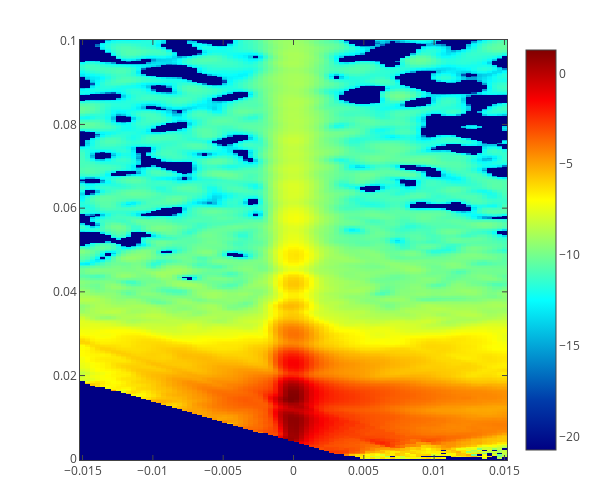

Notebook source saved alongside this figure:
### Code cell
filepath = '/SNS/users/m2d/git/reflectivity_ui/test/comparison/v1/REF_M_30806+30807+30808_OffSpecSmooth_Off_Off_set_1.dat'
dk, qz, off_spec = load_data(filepath, ncols=3)

plot_heatmap(dk, qz, np.log(off_spec), x_title='', y_title='', surface=False,
                 x_log=False, y_log=False)

### Figure 1 — Plotly figure (JSON) as saved in the notebook; plotly's stock layout.template omitted (floating-point values rounded to 4 significant figures; data arrays with more than 128 entries replaced by an {"elided": "..."} marker saying what was removed)
{"data": [{"autocolorscale": false, "colorscale": [[0, "rgb(0,0,131)"], [0.125, "rgb(0,60,170)"], [0.375, "rgb(5,255,255)"], [0.625, "rgb(255,255,0)"], [0.875, "rgb(250,0,0)"], [1, "rgb(128,0,0)"]], "hoverinfo": "x+y+z", "type": "heatmap", "uid": "5fdf914a-02f4-4f10-9eca-08644b7fe604", "x": [-0.015, -0.01464, -0.01428, -0.01392, -0.01355, -0.01319, -0.01283, -0.01247, -0.01211, -0.01175, -0.01139, -0.01102, -0.01066, -0.0103, -0.00994, -0.009578, -0.009217, -0.008855, -0.008494, -0.008133, -0.007771, -0.00741, -0.007048, -0.006687, -0.006325, -0.005964, -0.005602, -0.005241, -0.00488, -0.004518, -0.004157, -0.003795, -0.003434, -0.003072, -0.002711, -0.002349, -0.001988, -0.001627, -0.001265, -0.0009036, -0.0005422, -0.0001807, 0.0001807, 0.0005422, 0.0009036, 0.001265, 0.001627, 0.001988, 0.002349, 0.002711, 0.003072, 0.003434, 0.003795, 0.004157, 0.004518, 0.00488, 0.005241, 0.005602, 0.005964, 0.006325, 0.006687, 0.007048, 0.00741, 0.007771, 0.008133, 0.008494, 0.008855, 0.009217, 0.009578, 0.00994, 0.0103, 0.01066, 0.01102, 0.01139, 0.01175, 0.01211, 0.01247, 0.01283, 0.01319, 0.01355, 0.01392, 0.01428, 0.01464, 0.015], "y": {"elided": "282 float values"}, "z": {"elided": "282x84 float values"}}], "layout": {"autosize": true, "bargap": 0, "height": 500, "hovermode": "closest", "margin": {"b": 40, "l": 80, "r": 40, "t": 40}, "showlegend": false, "width": 600, "xaxis": {"exponentformat": "power", "mirror": "all", "showexponent": "all", "showgrid": true, "showline": true, "ticks": "inside", "title": "", "zeroline": false}, "yaxis": {"exponentformat": "power", "mirror": "all", "showexponent": "all", "showgrid": true, "showline": true, "ticks": "inside", "title": "", "zeroline": false}}}
